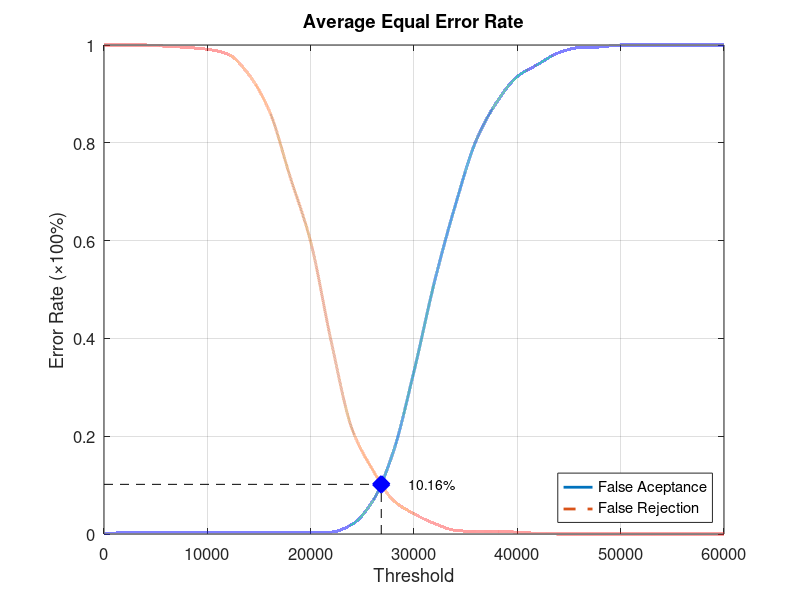
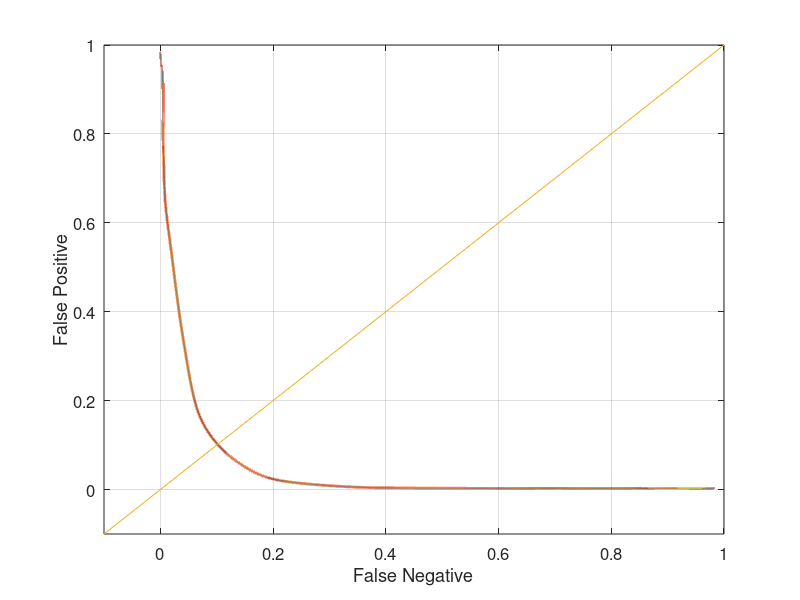

MATLAB code to generate these figures, in order:
function yEER = Experiment2Average
close all;
clear;
clc;
x = 0:2000:60000;
xq = 0:0.5:60000;

y0 = [0 0.00263158 0.00263158 0.00263158 0.00263158 0.00263158 0.00263158 0.00263158 0.00263158 0.00263158 0.00263158 0.00394737 0.0197368 0.0671053 0.168421 0.332895 0.517105 0.672368 0.803947 0.882895 0.935526 0.960526 0.984211 0.994737 0.996053 1 1 1 1 1 1];
yy0 = interp1(x, y0, xq, 'pchip');
y1 = [1 1 1 0.9975 0.995 0.99125 0.98125 0.94 0.865 0.73125 0.5975 0.3925 0.215 0.13125 0.06875 0.04125 0.02125 0.0075 0.005 0.005 0.00375 0.00125 0 0 0 0 0 0 0 0 0];
yy1 = interp1(x, y1, xq, 'pchip');

% Calculating EER: 
y2 = abs(y0 - y1);
find(y2 == min(y2))
yy2 = abs(yy0 - yy1);
xEER = find(yy2 == min(yy2));
xEERIndex = xq(xEER) % X-axis EER
yEER = yy0(xEER) % Y-axis EER

main = figure
plot(xq, yy0,'-','LineWidth', 2);	hold on
plot(xq, yy1,'--','LineWidth', 2);	hold on
plot([xEERIndex xEERIndex], [0 yEER], 'k--');	hold on
plot([0 xEERIndex], [yEER yEER], 'k--');	hold on
plot(xEERIndex, yEER, 'bx', 'LineWidth', 10);	hold on
text(xEERIndex + 10 * xEERIndex / 100, yEER, [num2str(round((10000 * yEER)) / 100) '%'])
legend('False Aceptance', 'False Rejection', 'Location', 'SouthEast')
xlabel('Threshold')
ylabel('Error Rate (\times100%)')
title('Average Equal Error Rate')
set(gca, 'FontSize', 12)
axis([0 60000 0 1])
grid on

print(main, 'Experiment2AverageMain', '-dpng');
FNRxFPR = figure('Color', [1 1 1]);
plot(yy1, yy0, '-', yy1, yy0, 'LineWidth', 2);
hold on
y = -0.1:0.1:1
plot(y, y); 
set(gca, 'FontSize', 12)
xlabel('False Negative')
ylabel('False Positive')
axis([-0.1 1 -0.1 1])
set(gca, 'FontSize', 12)
grid on

print(FNRxFPR, 'Experiment2AverageFNRxFPR','-dpng');
end
